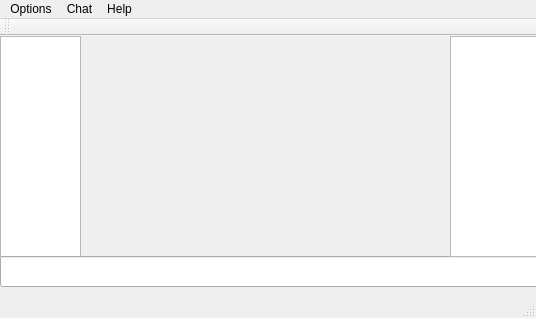
<?xml version="1.0" encoding="UTF-8"?>
<ui version="4.0">
 <class>MainWindow</class>
 <widget class="QMainWindow" name="MainWindow">
  <property name="geometry">
   <rect>
    <x>0</x>
    <y>0</y>
    <width>536</width>
    <height>318</height>
   </rect>
  </property>
  <property name="windowTitle">
   <string>FreeIRC</string>
  </property>
  <widget class="QWidget" name="centralWidget">
   <widget class="QTreeView" name="chatSessionTree">
    <property name="geometry">
     <rect>
      <x>0</x>
      <y>0</y>
      <width>81</width>
      <height>221</height>
     </rect>
    </property>
    <property name="sizePolicy">
     <sizepolicy hsizetype="Minimum" vsizetype="Expanding">
      <horstretch>0</horstretch>
      <verstretch>0</verstretch>
     </sizepolicy>
    </property>
    <property name="font">
     <font>
      <pointsize>10</pointsize>
     </font>
    </property>
    <property name="frameShape">
     <enum>QFrame::StyledPanel</enum>
    </property>
    <property name="frameShadow">
     <enum>QFrame::Sunken</enum>
    </property>
    <property name="lineWidth">
     <number>1</number>
    </property>
    <property name="editTriggers">
     <set>QAbstractItemView::NoEditTriggers</set>
    </property>
    <property name="textElideMode">
     <enum>Qt::ElideRight</enum>
    </property>
    <property name="indentation">
     <number>10</number>
    </property>
    <property name="rootIsDecorated">
     <bool>true</bool>
    </property>
    <property name="sortingEnabled">
     <bool>false</bool>
    </property>
    <property name="animated">
     <bool>true</bool>
    </property>
    <attribute name="headerVisible">
     <bool>false</bool>
    </attribute>
   </widget>
   <widget class="QStackedWidget" name="stackedWidget">
    <property name="geometry">
     <rect>
      <x>80</x>
      <y>0</y>
      <width>371</width>
      <height>221</height>
     </rect>
    </property>
    <property name="currentIndex">
     <number>1</number>
    </property>
    <widget class="QWidget" name="page_3"/>
    <widget class="QWidget" name="page_4"/>
   </widget>
   <widget class="QLineEdit" name="lineEdit">
    <property name="geometry">
     <rect>
      <x>0</x>
      <y>220</y>
      <width>541</width>
      <height>31</height>
     </rect>
    </property>
   </widget>
   <widget class="QListWidget" name="listWidget">
    <property name="geometry">
     <rect>
      <x>450</x>
      <y>0</y>
      <width>91</width>
      <height>221</height>
     </rect>
    </property>
   </widget>
  </widget>
  <widget class="QMenuBar" name="menuBar">
   <property name="geometry">
    <rect>
     <x>0</x>
     <y>0</y>
     <width>536</width>
     <height>22</height>
    </rect>
   </property>
   <widget class="QMenu" name="menuOptions">
    <property name="title">
     <string>Options</string>
    </property>
    <addaction name="actionConnections"/>
    <addaction name="actionAppearance"/>
    <addaction name="actionAlerts"/>
   </widget>
   <widget class="QMenu" name="menuChat">
    <property name="title">
     <string>Chat</string>
    </property>
    <addaction name="actionQuick_connect"/>
   </widget>
   <widget class="QMenu" name="menuHelp">
    <property name="title">
     <string>Help</string>
    </property>
    <addaction name="actionAbout"/>
    <addaction name="actionSource"/>
   </widget>
   <addaction name="menuOptions"/>
   <addaction name="menuChat"/>
   <addaction name="menuHelp"/>
  </widget>
  <widget class="QToolBar" name="mainToolBar">
   <attribute name="toolBarArea">
    <enum>TopToolBarArea</enum>
   </attribute>
   <attribute name="toolBarBreak">
    <bool>false</bool>
   </attribute>
  </widget>
  <widget class="QStatusBar" name="statusBar"/>
  <action name="actionConnections">
   <property name="text">
    <string>Connections..</string>
   </property>
  </action>
  <action name="actionAppearance">
   <property name="text">
    <string>Appearance..</string>
   </property>
  </action>
  <action name="actionAlerts">
   <property name="text">
    <string>Alerts..</string>
   </property>
  </action>
  <action name="actionQuick_connect">
   <property name="text">
    <string>Quick-Connect</string>
   </property>
  </action>
  <action name="actionAbout">
   <property name="text">
    <string>About</string>
   </property>
  </action>
  <action name="actionSource">
   <property name="text">
    <string>Source</string>
   </property>
  </action>
 </widget>
 <layoutdefault spacing="6" margin="11"/>
 <resources/>
 <connections/>
</ui>
